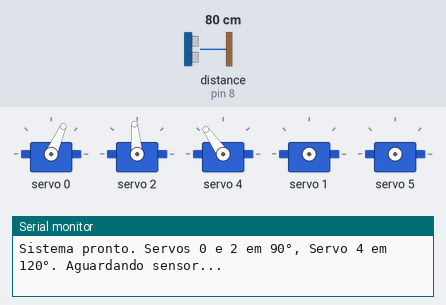
This sketch was run on a simulated Arduino Uno, built with avr-gcc and run on an emulated ATmega328P. On the bench: 5 × servo, the last lines printed to the serial monitor. Wiring (inferred from the names in the program): ultrasonic range finder: trigger pin 9; echo pin 8. Inputs (shaded band) come from the test bench; at power-on: distance to the obstacle (sensor on pin 8) 80 cm. The echo pulse lasts 58.3 µs per cm.

Above: at 1.7 s.
1.8 s: distance to the obstacle (sensor on pin 8) set to 10 cm
3.3 s: distance to the obstacle (sensor on pin 8) set to 7 cm
At 4.3 s:
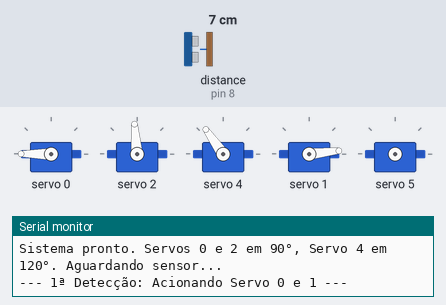
At 13.7 s:
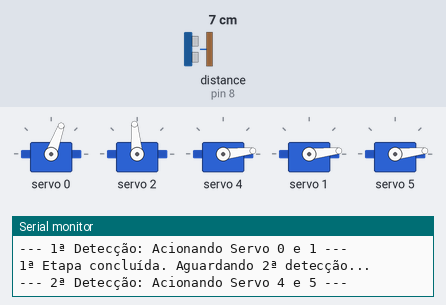
Timing chart, 0 to 14.2 s (numbered marks = the images above; inputs shaded):
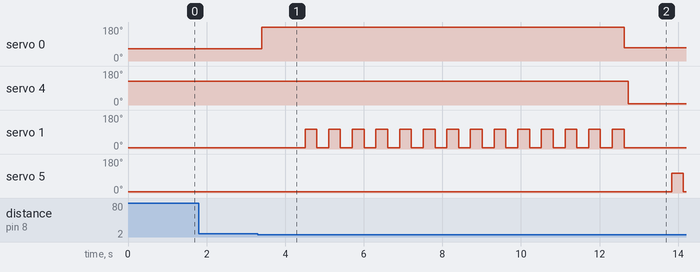

Measured:
- the behaviour switches between 9 and 8 cm on distance to the obstacle (sensor on pin 8) (found by bisection; images 0 and 1)
- after the input at 1.8 s, every drawn part: stays the same
- after the input at 3.3 s, servo 0: 66° → 180° after 0.10 s, → 70° 9.2 s later; servo 4: 125° → 6° after 9.4 s; servo 1: alternates 105° for 0.30 s and 6° for 0.30 s, 28 changes in all, then stays 6°, starting after 1.2 s; servo 5: 6° → 105° after 10.5 s, → 6° 0.30 s later

The sketch:

programacao_cartola.ino
```cpp
#include <Wire.h>
#include <Adafruit_PWMServoDriver.h>

// Inicializa a placa no endereço padrão I2C (0x40)
Adafruit_PWMServoDriver pwm = Adafruit_PWMServoDriver(0x40);

#define SERVOMIN  150
#define SERVOMAX  600

// Definição dos pinos do Sensor Ultrassônico HC-SR04
const int trigPin = 9;

const int echoPin = 8;

// Variável para contar em qual etapa/vez o sistema está (0 = aguardando 1ª vez)
int etapa = 0;

// Variável para evitar leituras consecutivas muito rápidas do mesmo objeto
unsigned long ultimaLeitura = 0;

void setup() {
  Serial.begin(9600);
  pwm.begin();
  pwm.setPWMFreq(60); // Frequência de 60Hz para servos

  // Configuração dos pinos do ultrassônico
  pinMode(trigPin, OUTPUT);
  pinMode(echoPin, INPUT);

  delay(500);

  // Pré-calculando os pulsos dos ângulos iniciais
  int p60  = map(60, 0, 180, SERVOMIN, SERVOMAX);
  int p90  = map(90, 0, 180, SERVOMIN, SERVOMAX);
  int p120 = map(120, 0, 180, SERVOMIN, SERVOMAX);

  // Inicialização: Servos 0 e 2 em 90°, Servo 4 em 120°
  pwm.setPWM(0, 0, p60);
  pwm.setPWM(2, 0, p90);
  pwm.setPWM(4, 0, p120);

  Serial.println("Sistema pronto. Servos 0 e 2 em 90°, Servo 4 em 120°. Aguardando sensor...");
}

void loop() {
  // Faz a leitura da distância com o sensor ultrassônico
  long duracao;
  float distancia;

  digitalWrite(trigPin, LOW);
  delayMicroseconds(2);
  digitalWrite(trigPin, HIGH);
  delayMicroseconds(10);
  digitalWrite(trigPin, LOW);

  duracao = pulseIn(echoPin, HIGH);
  distancia = duracao * 0.034 / 2; // Converte para centímetros

  // Verifica se detectou algo a 8 cm ou menos e respeita um intervalo de 2 segundos entre ativações
  if (distancia > 0 && distancia <= 8 && (millis() - ultimaLeitura > 2000)) {
    ultimaLeitura = millis(); // Atualiza o tempo da última ativação
    etapa++; // Avança para a próxima etapa

    // Pré-calculando os pulsos dos ângulos utilizados nas rotinas
    int p_menos10 = map(0, 0, 180, SERVOMIN, SERVOMAX); // Limitado a 0° por segurança mecânica
    int p180      = map(180, 0, 180, SERVOMIN, SERVOMAX);
    int p100      = map(100, 0, 180, SERVOMIN, SERVOMAX);
    int p90       = map(90, 0, 180, SERVOMIN, SERVOMAX);
    int p65       = map(65, 0, 180, SERVOMIN, SERVOMAX);
    int p0        = map(0, 0, 180, SERVOMIN, SERVOMAX);

    // ==========================================
    // 1º PASSE: Servo 0 e Servo 1
    // ==========================================
    if (etapa == 1) {
      Serial.println("--- 1ª Detecção: Acionando Servo 0 e 1 ---");

      // Servo 0 vai para 180° (estava em 90°)
      pwm.setPWM(0, 0, p180);
      delay(500);

      // Servo 1 inicia em 0°
      pwm.setPWM(1, 0, p0);
      delay(300);

      // Servo 1 oscila entre -10° (0°) e 100° por 8 segundos
      unsigned long tempoInicio = millis();
      while (millis() - tempoInicio < 8000) {
        pwm.setPWM(1, 0, p_menos10);
        delay(300);
        pwm.setPWM(1, 0, p100);
        delay(300);
      }

      // Servo 1 para em 0°
      pwm.setPWM(1, 0, p0);

      // Servo 0 retorna para o seu início que é 90°
      pwm.setPWM(0, 0, p65);
      Serial.println("1ª Etapa concluída. Aguardando 2ª detecção...");
    }

    // ==========================================
    // 2º PASSE: Servo 4 e Servo 5
    // ==========================================
    else if (etapa == 2) {
      Serial.println("--- 2ª Detecção: Acionando Servo 4 e 5 ---");

      // Servo 4 vai para 0°
      pwm.setPWM(4, 0, p0);
      delay(500);

      // Servo 5 inicia em 0°
      pwm.setPWM(5, 0, p0);
      delay(300);

      // Servo 5 oscila entre -10° (0°) e 100° por 8 segundos
      unsigned long tempoInicio = millis();
      while (millis() - tempoInicio < 8000) {
        pwm.setPWM(5, 0, p_menos10);
        delay(300);
        pwm.setPWM(5, 0, p100);
        delay(300);
      }

      // Servo 5 para em 0°
      pwm.setPWM(5, 0, p0);

      // Servo 4 retorna para o valor original de inicialização (120°)
      int p120 = map(120, 0, 180, SERVOMIN, SERVOMAX);
      pwm.setPWM(4, 0, p120);
      Serial.println("2ª Etapa concluída. Aguardando 3ª detecção...");
    }

    // ==========================================
    // 3º PASSE: Servo 2 e Servo 3
    // ==========================================
    else if (etapa == 3) {
      Serial.println("--- 3ª Detecção: Acionando Servo 2 e 3 ---");

      // Servo 2 vai para 0°
      pwm.setPWM(2, 0, p0);
      delay(500);

      // Servo 3 inicia em 0°
      pwm.setPWM(3, 0, p0);
      delay(300);

      // Servo 3 oscila entre -10° (0°) e 100° por 8 segundos
      unsigned long tempoInicio = millis();
      while (millis() - tempoInicio < 8000) {
        pwm.setPWM(3, 0, p_menos10);
        delay(300);
        pwm.setPWM(3, 0, p100);
        delay(300);
      }

      // Servo 3 para em 0°
      pwm.setPWM(3, 0, p0);

      // Servo 2 retorna para 90°
      pwm.setPWM(2, 0, p90);
      Serial.println("3ª Etapa concluída. Reiniciando o ciclo para a 1ª etapa.");

      // Retorna a etapa para 0, fazendo o ciclo reiniciar na próxima detecção
      etapa = 0;
    }
  }

  // Pequeno intervalo entre as leituras do sensor
  delay(100);
}
```
